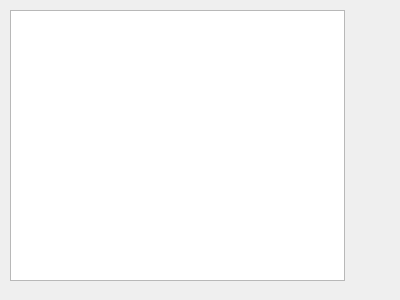
<?xml version="1.0" encoding="UTF-8"?>
<ui version="4.0">
 <class>EditQuote</class>
 <widget class="QDialog" name="EditQuote">
  <property name="windowModality">
   <enum>Qt::ApplicationModal</enum>
  </property>
  <property name="geometry">
   <rect>
    <x>0</x>
    <y>0</y>
    <width>400</width>
    <height>300</height>
   </rect>
  </property>
  <property name="minimumSize">
   <size>
    <width>400</width>
    <height>300</height>
   </size>
  </property>
  <property name="maximumSize">
   <size>
    <width>400</width>
    <height>300</height>
   </size>
  </property>
  <property name="windowTitle">
   <string>Edit Quote</string>
  </property>
  <property name="windowIcon">
   <iconset resource="resources.qrc">
    <normaloff>:/Icons/favicon.ico</normaloff>:/Icons/favicon.ico</iconset>
  </property>
  <property name="styleSheet">
   <string notr="true"/>
  </property>
  <widget class="QWidget" name="layoutWidget">
   <property name="geometry">
    <rect>
     <x>10</x>
     <y>10</y>
     <width>381</width>
     <height>271</height>
    </rect>
   </property>
   <layout class="QHBoxLayout" name="horizontalLayout">
    <item>
     <widget class="QPlainTextEdit" name="EditplainTextEdit"/>
    </item>
    <item>
     <layout class="QVBoxLayout" name="verticalLayout">
      <item>
       <widget class="QPushButton" name="EditButton">
        <property name="text">
         <string/>
        </property>
        <property name="icon">
         <iconset resource="resources.qrc">
          <normaloff>:/Icons/edit.png</normaloff>:/Icons/edit.png</iconset>
        </property>
        <property name="iconSize">
         <size>
          <width>16</width>
          <height>21</height>
         </size>
        </property>
        <property name="flat">
         <bool>true</bool>
        </property>
       </widget>
      </item>
      <item>
       <widget class="QPushButton" name="CloseEditButton">
        <property name="text">
         <string/>
        </property>
        <property name="icon">
         <iconset resource="resources.qrc">
          <normaloff>:/Icons/closeicon.png</normaloff>:/Icons/closeicon.png</iconset>
        </property>
        <property name="iconSize">
         <size>
          <width>16</width>
          <height>21</height>
         </size>
        </property>
        <property name="flat">
         <bool>true</bool>
        </property>
       </widget>
      </item>
      <item>
       <spacer name="verticalSpacer">
        <property name="orientation">
         <enum>Qt::Vertical</enum>
        </property>
        <property name="sizeHint" stdset="0">
         <size>
          <width>20</width>
          <height>40</height>
         </size>
        </property>
       </spacer>
      </item>
     </layout>
    </item>
   </layout>
  </widget>
 </widget>
 <resources>
  <include location="resources.qrc"/>
 </resources>
 <connections/>
</ui>
